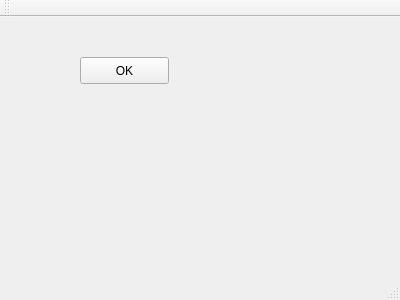
<?xml version="1.0" encoding="UTF-8"?>
<ui version="4.0">
 <class>MainWindow</class>
 <widget class="QMainWindow" name="MainWindow">
  <property name="geometry">
   <rect>
    <x>0</x>
    <y>0</y>
    <width>400</width>
    <height>300</height>
   </rect>
  </property>
  <property name="windowTitle">
   <string>MainWindow</string>
  </property>
  <widget class="QWidget" name="centralWidget">
   <widget class="QPushButton" name="pushButton">
    <property name="geometry">
     <rect>
      <x>80</x>
      <y>40</y>
      <width>89</width>
      <height>27</height>
     </rect>
    </property>
    <property name="text">
     <string>OK</string>
    </property>
   </widget>
   <widget class="QLabel" name="labelText1">
    <property name="geometry">
     <rect>
      <x>90</x>
      <y>100</y>
      <width>91</width>
      <height>16</height>
     </rect>
    </property>
    <property name="text">
     <string/>
    </property>
   </widget>
  </widget>
  <widget class="QMenuBar" name="menuBar">
   <property name="geometry">
    <rect>
     <x>0</x>
     <y>0</y>
     <width>400</width>
     <height>21</height>
    </rect>
   </property>
  </widget>
  <widget class="QToolBar" name="mainToolBar">
   <attribute name="toolBarArea">
    <enum>TopToolBarArea</enum>
   </attribute>
   <attribute name="toolBarBreak">
    <bool>false</bool>
   </attribute>
  </widget>
  <widget class="QStatusBar" name="statusBar"/>
 </widget>
 <layoutdefault spacing="6" margin="11"/>
 <resources/>
 <connections/>
</ui>
